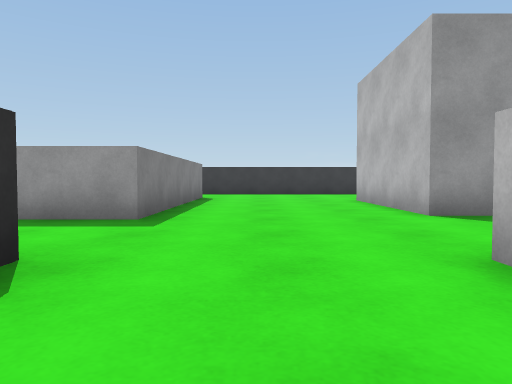
view 1 (above)

19 first-person views from a walk through a Unity game level. The camera is 0.55 m above the floor, tilts 2° down and sees 70° across. The floor is counted in squares, 1 m on a side. Each view is taken from the middle of a square. On the plan, view 1 faces up. The plan holds only what a view shows up to about 9 squares ahead; the rest is blank. The player is left out.

view 2
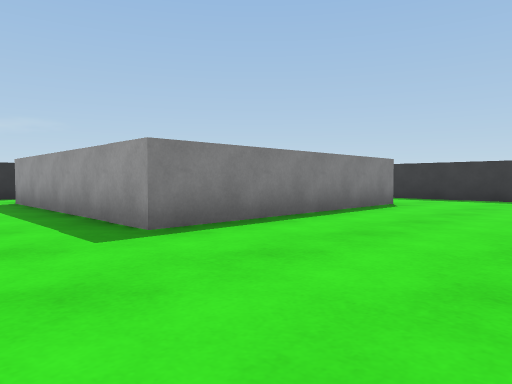

view 3
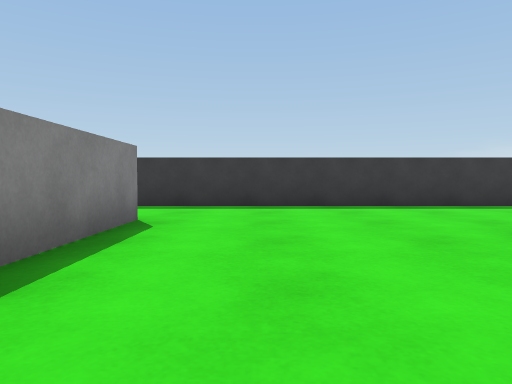

view 4
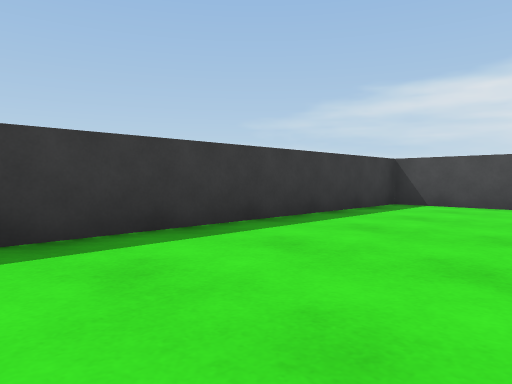

view 5
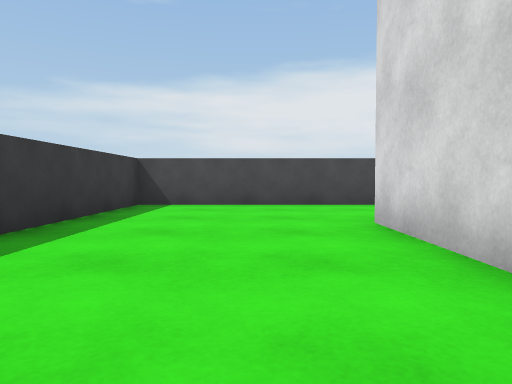

view 6
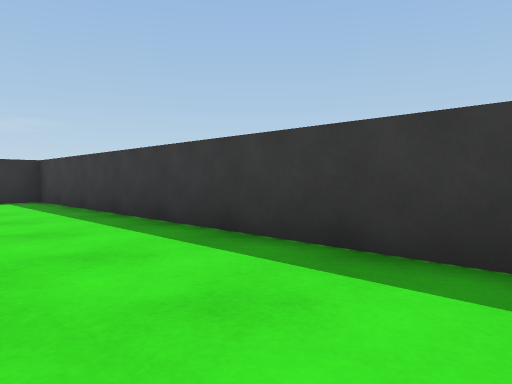

view 7
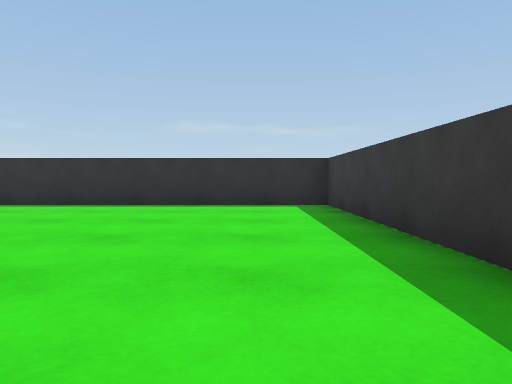

view 8
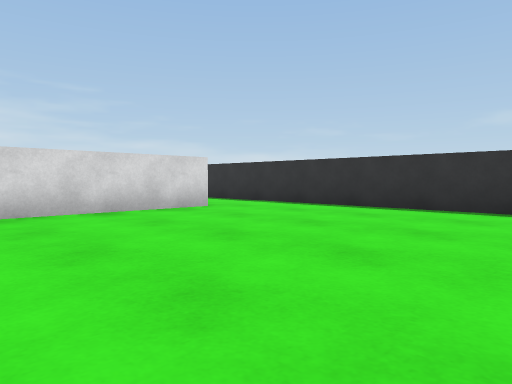

view 9
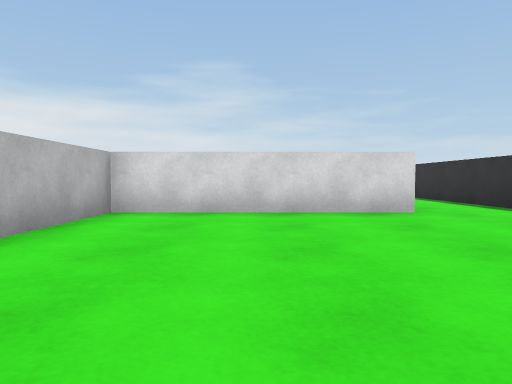

view 10
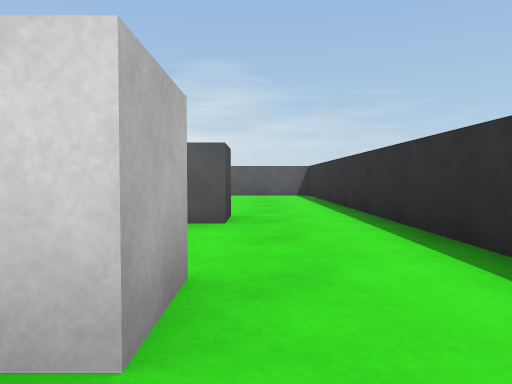

view 11
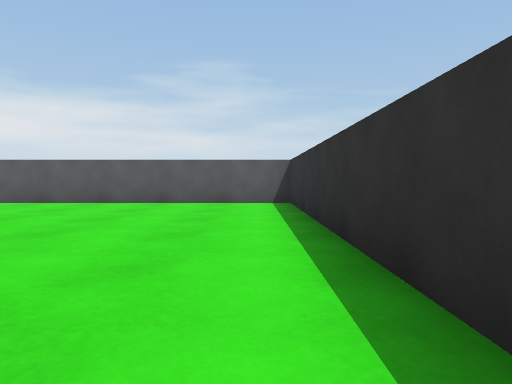

view 12
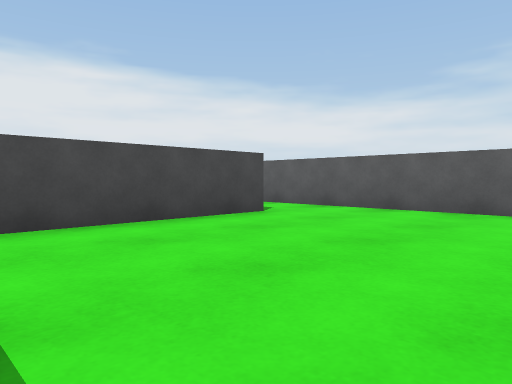

view 13
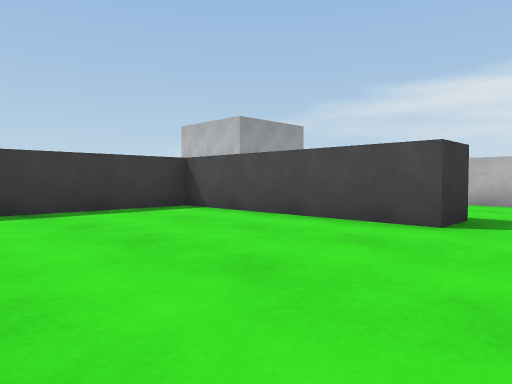

view 14
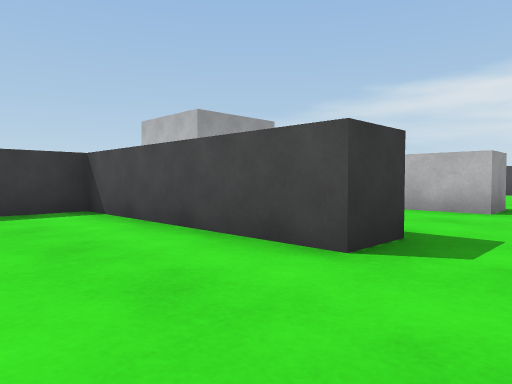

view 15
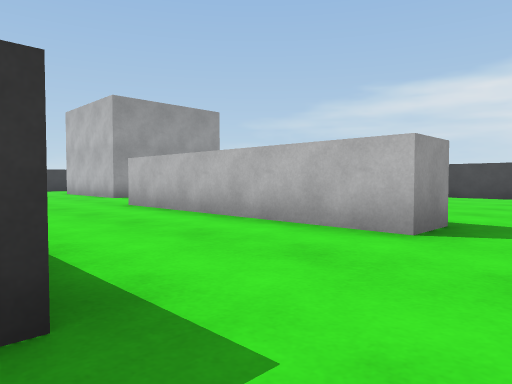

view 16
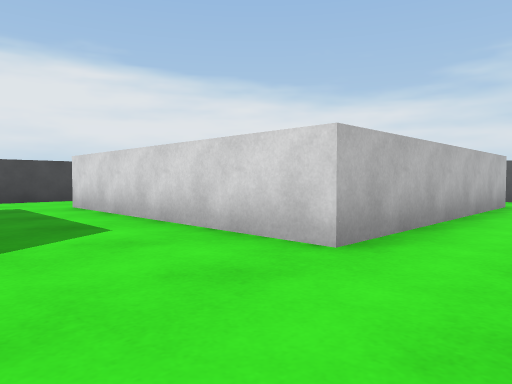

view 17
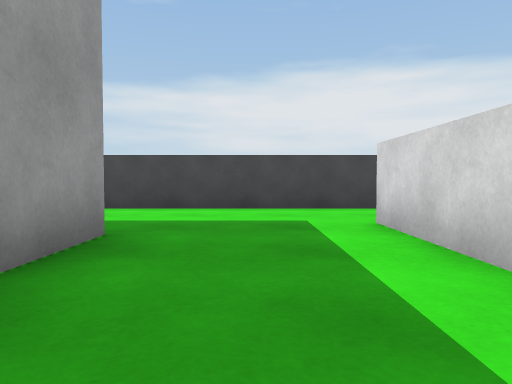

view 18
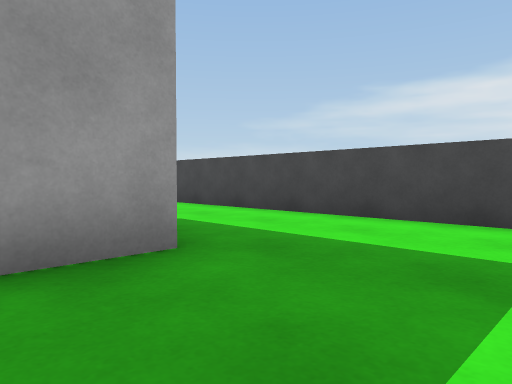

view 19
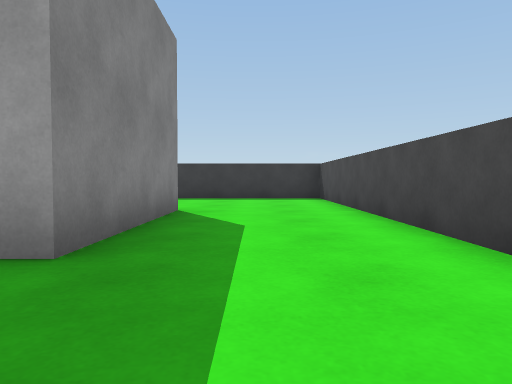

### Floor plan
Ten units are one square. View 1 is at (0, 0); x grows to the right and y downward. Boxes are objects, and circles mark ways between rooms. Rooms are numbered by the first view taken in them; rooms with no view inside come last. Other rooms are left out.
<svg viewBox="-103 -140 207 200">
<path fill="none" stroke="#000" d="M36 -55 26 -55 26 -91M-16 -110 -16 -50 -76 -50 -76 -60 -26 -60 -26 -86M41 -95 66 -95 66 -55 51 -55M-76 -25 -71 -25M16 36 16 -25 76 -25M99 -26 99 -135 -98 -135 -98 -25M-76 -15 -76 -25M-15 36 -26 36 -26 -15 -59 -15M-98 -25 -98 55 -8 55"/>
<circle cx="-20" cy="45" r="3" fill="#2a7"/>
<circle cx="-85" cy="-20" r="3" fill="#2a7"/>
<text x="0" y="-70">1</text>
<text x="-60" y="20">2</text>
</svg>
Room 1 opens to room 2.

Where each view was taken, in squares from view 1:
view 1: 0 up, 0 right, facing up
view 2: 3 up, 2 right, facing up-left
view 3: 6 up, 0 right, facing up
view 4: 10 up, 2 right, facing up-right
view 5: 11 up, 2 right, facing right
view 6: 11 up, 0 right, facing up-left
view 7: 12 up, 2 left, facing left
view 8: 12 up, 3 left, facing down-left
view 9: 12 up, 5 left, facing down
view 10: 7 up, 8 left, facing down
view 11: 3 up, 9 left, facing down
view 12: 1 up, 7 left, facing down-right
view 13: 5 down, 7 left, facing up-right
view 14: 5 down, 5 left, facing up-right
view 15: 5 down, 2 left, facing up-right
view 16: 5 up, 0 right, facing down-right
view 17: 4 up, 3 right, facing right
view 18: 3 up, 5 right, facing up-right
view 19: 3 up, 8 right, facing up
